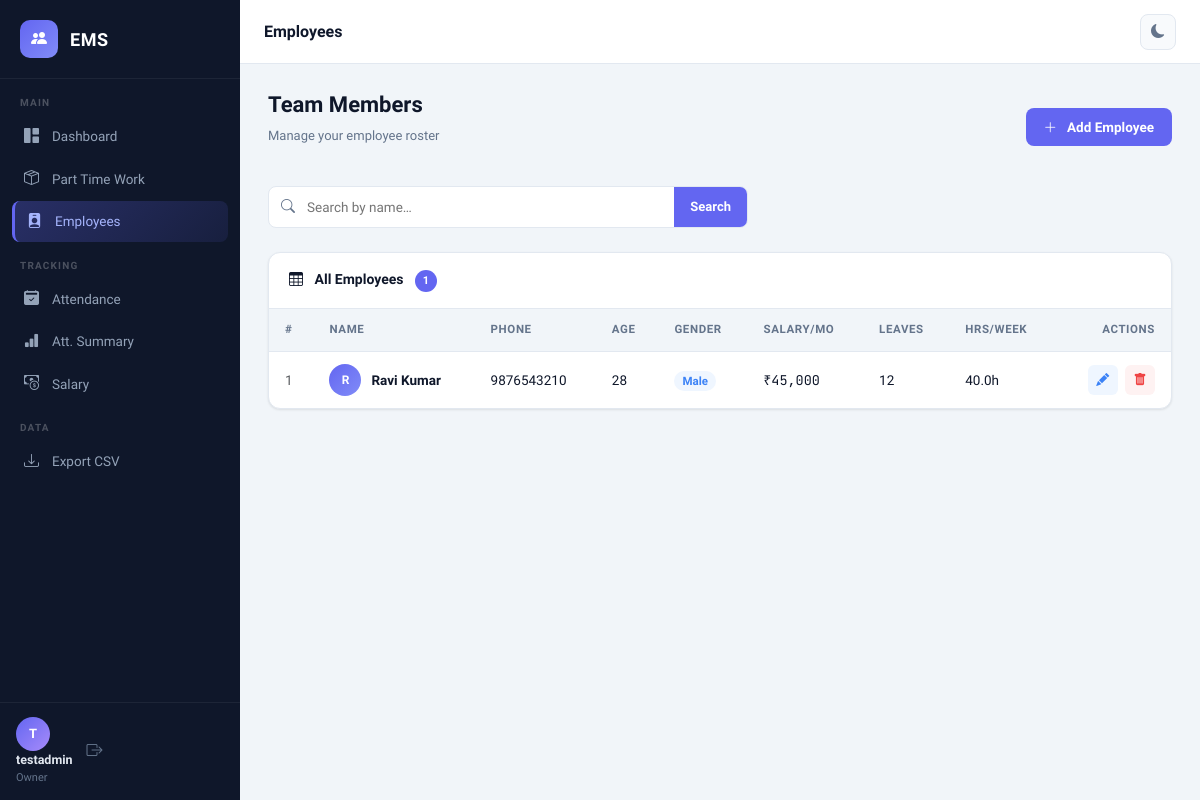
/employees (signed in), run on the app's committed database.
### tables this page shows
CREATE TABLE employees (
            id INTEGER PRIMARY KEY AUTOINCREMENT,
            name TEXT NOT NULL,
            phone TEXT,
            age INTEGER,
            gender TEXT,
            salary REAL,
            leaves INTEGER DEFAULT 0,
            working_hours REAL DEFAULT 40,
            user_id INTEGER,
            created_at TEXT DEFAULT CURRENT_TIMESTAMP,
            FOREIGN KEY (user_id) REFERENCES users(id)
        );

### app.py (the view)
@app.route('/employees')
@login_required
def employees():
    uid = get_current_user_id()
    search = request.args.get('q', '').strip()
    conn = get_db()
    if search:
        emps = conn.execute(
            "SELECT * FROM employees WHERE user_id = ? AND name LIKE ? ORDER BY name",
            (uid, f'%{search}%')
        ).fetchall()
    else:
        emps = conn.execute(
            "SELECT * FROM employees WHERE user_id = ? ORDER BY name",
            (uid,)
        ).fetchall()
    conn.close()
    return render_template('employees.html', employees=emps, search=search)

### app.py (called while the page is built)
def get_db():
    conn = sqlite3.connect(DB_PATH)
    conn.row_factory = sqlite3.Row  # allows dict-like access
    return conn

def login_required(f):
    @wraps(f)
    def decorated(*args, **kwargs):
        if 'user_id' not in session:
            return redirect(url_for('login'))
        if session.get('otp_pending'):
            return redirect(url_for('verify_otp'))
        return f(*args, **kwargs)
    return decorated

def get_current_user_id():
    return session.get('user_id')

### templates/employees.html (shortened to what this page needs)
{% extends "base.html" %}
{% block page_title %}Employees{% endblock %}
{% block content %}
<div class="page-header">
  <div>
    <h2 class="page-h2">Team Members</h2>
    <p class="page-sub">Manage your employee roster</p>
  </div>
  <button class="btn-primary-custom" data-bs-toggle="modal" data-bs-target="#addEmpModal">
    <i class="bi bi-plus-lg me-1"></i> Add Employee
  </button>
</div>
<form method="GET" class="search-bar mb-4">
  <div class="search-inner">
    <i class="bi bi-search search-icon"></i>
    <input type="text" name="q" class="search-input" placeholder="Search by name…" value="{{ search }}"/>
    <button type="submit" class="search-btn">Search</button>
  </div>
</form>
<div class="card-custom">
  <div class="card-header-custom">
    <span><i class="bi bi-table me-2"></i>
      {% if search %}Results for "{{ search }}"{% else %}All Employees{% endif %}
      <span class="count-badge">{{ employees|length }}</span>
    </span>
  </div>
  <div class="table-responsive">
    <table class="table-custom">
      <thead>
        <tr>
          <th>#</th>
          <th>Name</th>
          <th>Phone</th>
          <th>Age</th>
          <th>Gender</th>
          <th>Salary/mo</th>
          <th>Leaves</th>
          <th>Hrs/Week</th>
          <th class="text-end">Actions</th>
        </tr>
      </thead>
      <tbody>
        {% for e in employees %}
        <tr>
          <td class="text-muted">{{ loop.index }}</td>
          <td>
            <div class="emp-cell">
              <div class="emp-avatar">{{ e['name'][0].upper() }}</div>
              <span class="emp-name">{{ e['name'] }}</span>
            </div>
          </td>
          <td>{{ e['phone'] or '—' }}</td>
          <td>{{ e['age'] }}</td>
          <td>
            <span class="gender-badge gender-{{ e['gender']|lower }}">{{ e['gender'] }}</span>
          </td>
          <td class="salary-cell">₹{{ "{:,.0f}".format(e['salary']) }}</td>
          <td>{{ e['leaves'] }}</td>
          <td>{{ e['working_hours'] }}h</td>
          <td class="text-end">
            <a href="{{ url_for('edit_employee', emp_id=e['id']) }}" class="action-btn action-btn--edit" title="Edit">
              <i class="bi bi-pencil-fill"></i>
            </a>
            <button class="action-btn action-btn--delete"
                    onclick="confirmDelete({{ e['id'] }}, '{{ e['name'] }}')" title="Delete">
              <i class="bi bi-trash-fill"></i>
            </button>
          </td>
        </tr>
        {% endfor %}
      </tbody>
    </table>
  </div>
</div>
{% endblock %}

### templates/base.html (shortened to what this page needs)
<!DOCTYPE html>
<html lang="en" data-theme="light">
<head>
  <link href="https://cdn.jsdelivr.net/npm/bootstrap@5.3.0/dist/css/bootstrap.min.css" rel="stylesheet"/>
  <link href="https://cdn.jsdelivr.net/npm/bootstrap-icons@1.11.0/font/bootstrap-icons.css" rel="stylesheet"/>
  <link rel="stylesheet" href="{{ url_for('static', filename='css/style.css') }}"/>
</head>
<body>
{% if session.get('user_id') %}
<div class="sidebar" id="sidebar">
  <div class="sidebar-brand">
    <div class="brand-icon"><i class="bi bi-people-fill"></i></div>
    <span class="brand-text">EMS</span>
  </div>
  <nav class="sidebar-nav">
    <div class="nav-label">Main</div>
    <a href="{{ url_for('dashboard') }}" class="nav-link {% if request.endpoint == 'dashboard' %}active{% endif %}">
      <i class="bi bi-grid-1x2-fill"></i><span>Dashboard</span>
    </a>
    <a href="{{ url_for('part_time') }}"
   class="nav-link">
    <i class="bi bi-box-seam"></i>
    <span>Part Time Work</span></a>
    <a href="{{ url_for('employees') }}" class="nav-link {% if request.endpoint in ['employees','edit_employee'] %}active{% endif %}">
      <i class="bi bi-person-badge-fill"></i><span>Employees</span>
    </a>
    <div class="nav-label mt-3">Tracking</div>
    <a href="{{ url_for('attendance') }}" class="nav-link {% if request.endpoint == 'attendance' %}active{% endif %}">
      <i class="bi bi-calendar2-check-fill"></i><span>Attendance</span>
    </a>
    <a href="{{ url_for('attendance_summary') }}" class="nav-link {% if request.endpoint == 'attendance_summary' %}active{% endif %}">
      <i class="bi bi-bar-chart-fill"></i><span>Att. Summary</span>
    </a>
    <a href="{{ url_for('salary') }}" class="nav-link {% if request.endpoint == 'salary' %}active{% endif %}">
      <i class="bi bi-cash-coin"></i><span>Salary</span>
    </a>
    <div class="nav-label mt-3">Data</div>
    <a href="{{ url_for('export_data') }}" class="nav-link">
      <i class="bi bi-download"></i><span>Export CSV</span>
    </a>
  </nav>
  <div class="sidebar-footer">
    <div class="user-info">
    {% set username = session.get('username') %}
    <div class="user-avatar">{{ (username[0].upper() if username else '?') }}</div>
    <div class="user-details">
        <div class="user-name">{{ username if username else 'User' }}</div>
        <div class="user-role">Owner</div>
    </div>
    </div>
    <a href="{{ url_for('logout') }}" class="btn-logout" title="Logout">
      <i class="bi bi-box-arrow-right"></i>
    </a>
  </div>
</div>
<div class="main-wrapper">
  <header class="topbar">
    <div class="topbar-title">{% block page_title %}Dashboard{% endblock %}</div>
    <div class="topbar-actions">
      <button class="theme-toggle" id="themeToggle" title="Toggle dark mode">
        <i class="bi bi-moon-fill" id="themeIcon"></i>
      </button>
    </div>
  </header>
  <main class="page-content">
    {% block content %}{% endblock %}
  </main>
</div>
{% else %}
  {% block auth_content %}{% endblock %}
{% endif %}
</body>
</html>

### data on the page
employees: name "R", name "Ravi Kumar", phone "9876543210", age "28", gender "Male", salary "45,000", leaves "12", working_hours "40.0"

### other printed values
{{ (username[0].upper() if username else '?') }} "T"
{{ username if username else 'User' }} "testadmin"
{{ employees|length }} "1"
